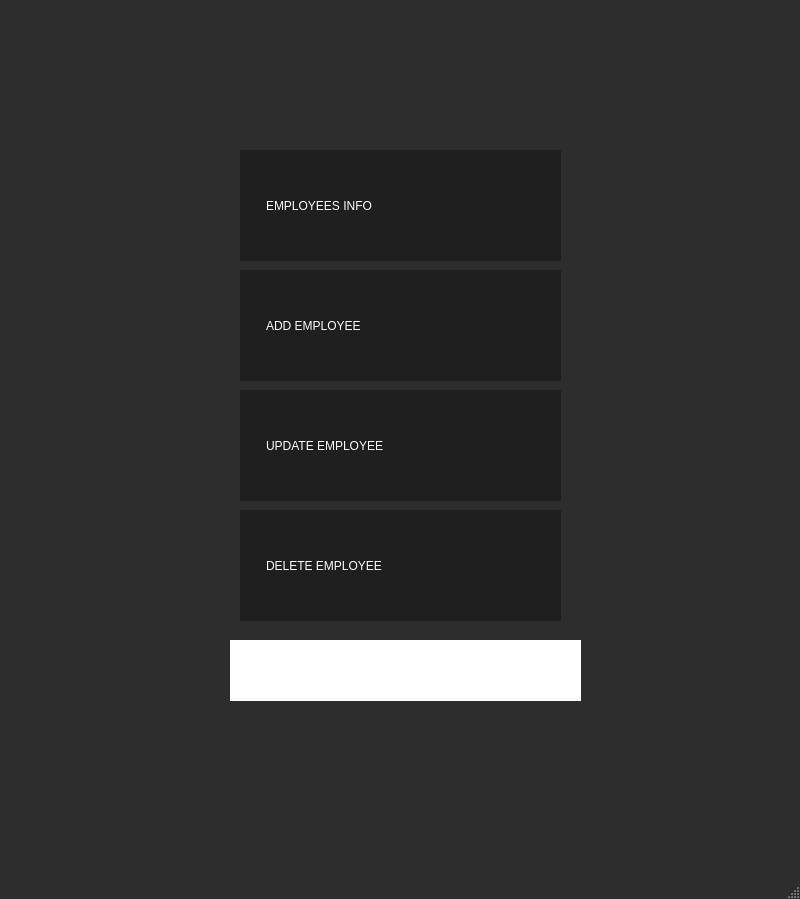
<?xml version="1.0" encoding="UTF-8"?>
<ui version="4.0">
 <class>MainWindow</class>
 <widget class="QMainWindow" name="MainWindow">
  <property name="geometry">
   <rect>
    <x>0</x>
    <y>0</y>
    <width>800</width>
    <height>899</height>
   </rect>
  </property>
  <property name="windowTitle">
   <string>MainWindow</string>
  </property>
  <property name="styleSheet">
   <string notr="true">#MainWindow
{
	background:#2D2D2D;
}</string>
  </property>
  <widget class="QWidget" name="centralwidget">
   <widget class="QLabel" name="label">
    <property name="geometry">
     <rect>
      <x>0</x>
      <y>-50</y>
      <width>871</width>
      <height>861</height>
     </rect>
    </property>
    <property name="text">
     <string/>
    </property>
    <property name="pixmap">
     <pixmap resource="Images.qrc">:/Assets/mainmenu.jpg</pixmap>
    </property>
   </widget>
   <widget class="QPushButton" name="SearchButton">
    <property name="geometry">
     <rect>
      <x>240</x>
      <y>150</y>
      <width>321</width>
      <height>111</height>
     </rect>
    </property>
    <property name="styleSheet">
     <string notr="true">#SearchButton
{
	text-align:left;
	padding-left:26px;
	border:none;	
	color:white;	
	background:#1F1F1F;
}
#SearchButton:hover
{
	text-align:left;
	padding-left:26px;
	border:none;	
	color:white;	
	background:#333;
}</string>
    </property>
    <property name="text">
     <string>EMPLOYEES INFO</string>
    </property>
    <property name="icon">
     <iconset resource="Images.qrc">
      <normaloff>:/Assets/icons8_Find_User_Male_50px.png</normaloff>:/Assets/icons8_Find_User_Male_50px.png</iconset>
    </property>
    <property name="iconSize">
     <size>
      <width>32</width>
      <height>32</height>
     </size>
    </property>
   </widget>
   <widget class="QPushButton" name="AddButton">
    <property name="geometry">
     <rect>
      <x>240</x>
      <y>270</y>
      <width>321</width>
      <height>111</height>
     </rect>
    </property>
    <property name="styleSheet">
     <string notr="true">#AddButton
{
	text-align:left;
	padding-left:26px;
	border:none;	
	color:white;	
	background:#1F1F1F;
}
#AddButton:hover
{
	text-align:left;
	padding-left:26px;
	border:none;	
	color:white;	
	background:#333;
}</string>
    </property>
    <property name="text">
     <string>ADD EMPLOYEE</string>
    </property>
    <property name="icon">
     <iconset resource="Images.qrc">
      <normaloff>:/Assets/icons8_Add_User_Male_50px.png</normaloff>:/Assets/icons8_Add_User_Male_50px.png</iconset>
    </property>
    <property name="iconSize">
     <size>
      <width>32</width>
      <height>32</height>
     </size>
    </property>
   </widget>
   <widget class="QPushButton" name="UpButton">
    <property name="geometry">
     <rect>
      <x>240</x>
      <y>390</y>
      <width>321</width>
      <height>111</height>
     </rect>
    </property>
    <property name="styleSheet">
     <string notr="true">#UpButton
{
	text-align:left;
	padding-left:26px;
	border:none;	
	color:white;	
	background:#1F1F1F;
}
#UpButton:hover
{
	text-align:left;
	padding-left:26px;
	border:none;	
	color:white;	
	background:#333;
}</string>
    </property>
    <property name="text">
     <string>UPDATE EMPLOYEE</string>
    </property>
    <property name="icon">
     <iconset resource="Images.qrc">
      <normaloff>:/Assets/icons8_Registration_50px.png</normaloff>:/Assets/icons8_Registration_50px.png</iconset>
    </property>
    <property name="iconSize">
     <size>
      <width>32</width>
      <height>32</height>
     </size>
    </property>
   </widget>
   <widget class="QPushButton" name="DelButton">
    <property name="geometry">
     <rect>
      <x>240</x>
      <y>510</y>
      <width>321</width>
      <height>111</height>
     </rect>
    </property>
    <property name="styleSheet">
     <string notr="true">#DelButton
{
	text-align:left;
	padding-left:26px;
	border:none;	
	color:white;	
	background:#1F1F1F;
}
#DelButton:hover
{
	text-align:left;
	padding-left:26px;
	border:none;	
	color:white;	
	background:#333;
}</string>
    </property>
    <property name="text">
     <string>DELETE EMPLOYEE</string>
    </property>
    <property name="icon">
     <iconset resource="Images.qrc">
      <normaloff>:/Assets/icons8_Remove_User_Male_50px.png</normaloff>:/Assets/icons8_Remove_User_Male_50px.png</iconset>
    </property>
    <property name="iconSize">
     <size>
      <width>32</width>
      <height>32</height>
     </size>
    </property>
   </widget>
   <widget class="QLabel" name="connectionLabel">
    <property name="geometry">
     <rect>
      <x>230</x>
      <y>640</y>
      <width>351</width>
      <height>61</height>
     </rect>
    </property>
    <property name="styleSheet">
     <string notr="true">#connectionLabel
{
	background:white;
	color:black;
	border:none;
	padding-left:6px;
}</string>
    </property>
    <property name="text">
     <string/>
    </property>
   </widget>
   <widget class="QLabel" name="label_2">
    <property name="geometry">
     <rect>
      <x>110</x>
      <y>10</y>
      <width>591</width>
      <height>131</height>
     </rect>
    </property>
    <property name="text">
     <string/>
    </property>
    <property name="pixmap">
     <pixmap resource="Images.qrc">:/Assets/Corporate Management.png</pixmap>
    </property>
   </widget>
  </widget>
  <widget class="QMenuBar" name="menubar">
   <property name="geometry">
    <rect>
     <x>0</x>
     <y>0</y>
     <width>800</width>
     <height>21</height>
    </rect>
   </property>
  </widget>
  <widget class="QStatusBar" name="statusbar"/>
 </widget>
 <resources>
  <include location="Images.qrc"/>
 </resources>
 <connections/>
</ui>
